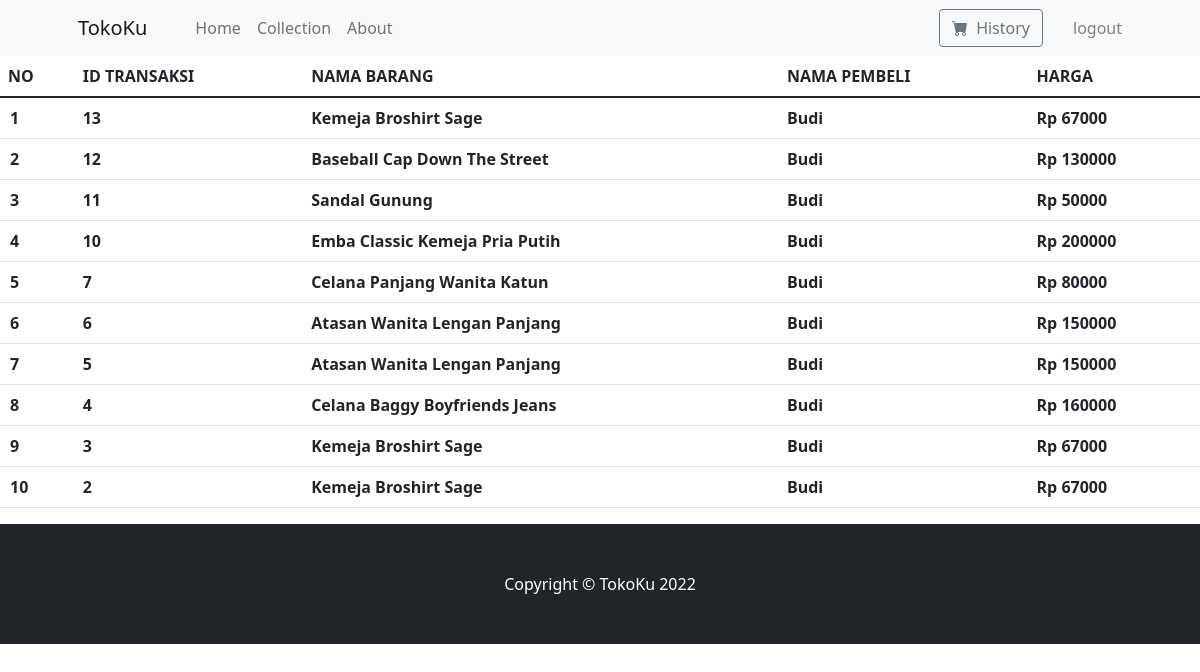
/homepage/cart.php, run on the app's committed database.
### tables this page shows
CREATE TABLE `transaksi` (
  `id_transaksi` int(11) NOT NULL,
  `id_barang` int(11) NOT NULL,
  `id_pembeli` int(11) NOT NULL,
  `hargaTotal` int(11) DEFAULT NULL,
  `qty` int(11) DEFAULT NULL
);

CREATE TABLE `barang` (
  `id_barang` int(11) NOT NULL,
  `nama_barang` varchar(255) NOT NULL,
  `gambar` varchar(255) DEFAULT NULL,
  `kategori` int(11) NOT NULL,
  `stok` int(11) NOT NULL,
  `harga` int(11) NOT NULL
);

CREATE TABLE `pembeli` (
  `id_pembeli` int(11) NOT NULL,
  `nama` varchar(255) NOT NULL,
  `email` varchar(255) NOT NULL,
  `password` varchar(255) NOT NULL,
  `alamat` text NOT NULL
);

### homepage/cart.php (the view, shortened to what this page needs)
<!DOCTYPE html>
<html lang="en">
<head>
    <link href="https://cdn.jsdelivr.net/npm/bootstrap-icons@1.5.0/font/bootstrap-icons.css" rel="stylesheet" />
    <link href="css/styles.css" rel="stylesheet" />
</head>
<body>
    <nav class="navbar navbar-expand-lg navbar-light bg-light">
        <div class="container px-4 px-lg-5">
            <div class="navbar-brand">TokoKu</div>
            <div class="collapse navbar-collapse" id="navbarSupportedContent">
                <ul class="navbar-nav me-auto mb-2 mb-lg-0 ms-lg-4">
                    <li class="nav-item"><a class="nav-link <?= ($activePage == 'index') ? 'active' : ''; ?>" aria-current="page" href="index.php">Home</a></li>
                    <li class="nav-item"><a class="nav-link <?= ($activePage == 'collection') ? 'active' : ''; ?>" href="collection.php">Collection</a></li>
                    <li class="nav-item"><a class="nav-link <?= ($activePage == 'about') ? 'active' : ''; ?>" href="about.php">About</a></li>
                </ul>
                <a href="cart.php" style="text-decoration:none;">
                    <div class="d-flex">
                        <button class="btn btn-outline-secondary" type="submit">
                            <i class="bi-cart-fill me-1"></i>
                            History
                        </button>
                    </div>
                </a>
                <div class="cursor-pointer symbol symbol-30px symbol-md-40px">
                    <a href="../login/admin/logout.php" style="padding-left: 30px ; color:grey; text-decoration:none;">logout</a>
                </div>
            </div>
        </div>
    </nav>
    <table class="table align-middle table-row-dashed fs-6 gy-5" id="example">
        <thead>
            <tr class="text-start text-gray-400 fw-bolder fs-7 text-uppercase gs-0">
                <th class="w-10px pe-2 "> No </th>
                <th class="w-15px">ID Transaksi</th>
                <th class="w-70px">Nama Barang</th>
                <th class="w-70px">Nama Pembeli</th>
                <th class="w-15px">Harga</th>
            </tr>
        </thead>
        <tbody class="fw-bold text-gray-600">
            <?php
            include "../koneksi/koneksi.php";
            $no = 0;
            $query = "SELECT * FROM transaksi
                INNER JOIN barang on barang.id_barang=transaksi.id_barang
                INNER JOIN pembeli on pembeli.id_pembeli=transaksi.id_pembeli
                ORDER BY id_transaksi DESC";
            $result = mysqli_query($koneksi, $query);
            while ($row = mysqli_fetch_assoc($result)) {
            ?>
                <tr>
                    <td style="padding-left:10px"><?php echo $no = $no + 1; ?></td>
                    <td><?php echo $row['id_transaksi']; ?></td>
                    <td><?php echo $row['nama_barang']; ?></td>
                    <td><?php echo $row['nama']; ?></td>
                    <td><?php echo "Rp " . $row['harga']; ?></td>
                </tr>
            <?php }
            ?>
        </tbody>
    </table>
    <footer class="py-5 bg-dark">
        <div class="container">
            <p class="m-0 text-center text-white">Copyright &copy; TokoKu 2022</p>
        </div>
    </footer>
</body>
</html>

### data on the page
transaksi: id_transaksi "13", id_barang.nama_barang "Kemeja Broshirt Sage", id_pembeli.nama "Budi", id_barang.harga "67000"
transaksi: no "2", id_transaksi "12", id_barang.nama_barang "Baseball Cap Down The Street", id_pembeli.nama "Budi", id_barang.harga "130000"
transaksi: no "3", id_transaksi "11", id_barang.nama_barang "Sandal Gunung", id_pembeli.nama "Budi", id_barang.harga "50000"
transaksi: no "4", id_transaksi "10", id_barang.nama_barang "Emba Classic Kemeja Pria Putih", id_pembeli.nama "Budi", id_barang.harga "200000"
transaksi: no "5", id_transaksi "7", id_barang.nama_barang "Celana Panjang Wanita Katun", id_pembeli.nama "Budi", id_barang.harga "80000"
transaksi: no "6", id_transaksi "6", id_barang.nama_barang "Atasan Wanita Lengan Panjang", id_pembeli.nama "Budi", id_barang.harga "150000"
transaksi: no "7", id_transaksi "5", id_barang.nama_barang "Atasan Wanita Lengan Panjang", id_pembeli.nama "Budi", id_barang.harga "150000"
transaksi: no "8", id_transaksi "4", id_barang.nama_barang "Celana Baggy Boyfriends Jeans", id_pembeli.nama "Budi", id_barang.harga "160000"
transaksi: no "9", id_transaksi "3", id_barang.nama_barang "Kemeja Broshirt Sage", id_pembeli.nama "Budi", id_barang.harga "67000"
transaksi: no "10", id_transaksi "2", id_barang.nama_barang "Kemeja Broshirt Sage", id_pembeli.nama "Budi", id_barang.harga "67000"
